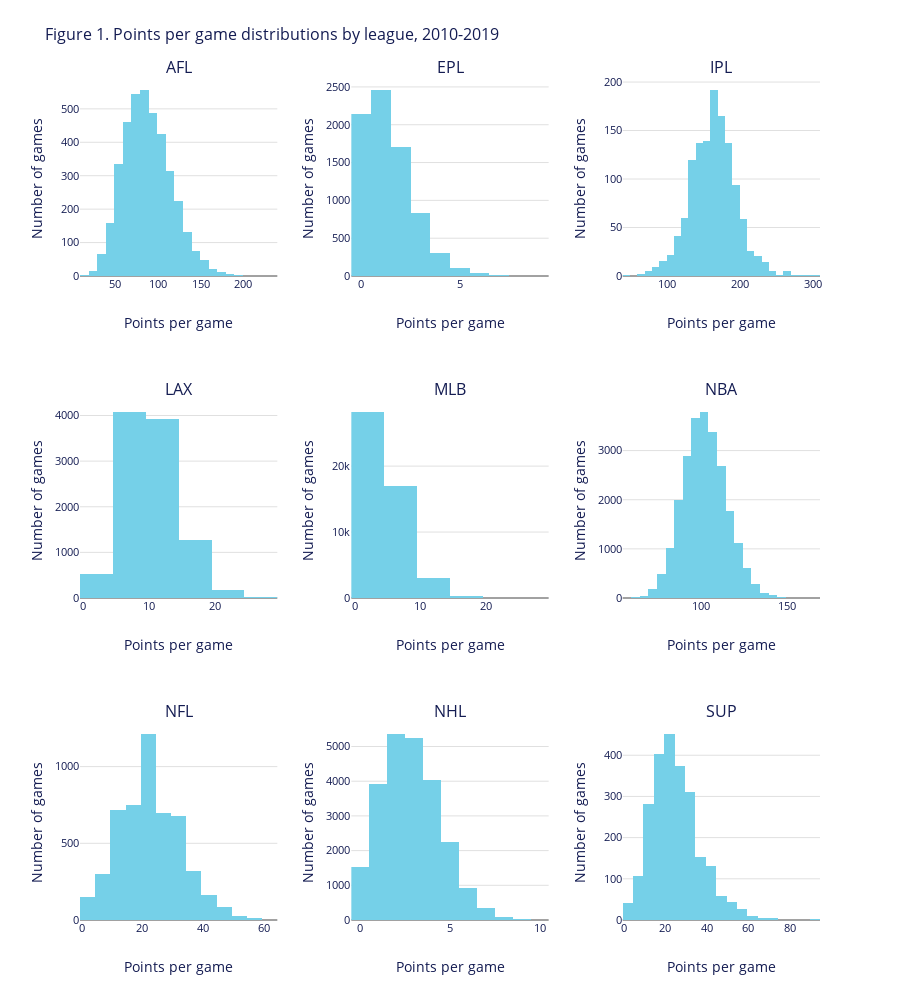

Notebook code cell kept with this figure:
### Code cell
# Get points scored data for all games, 2010-2019 seasons  
lazy_dfs = league_data.read_batch(leagues, lazy=True)
lazy_dfs = lazy_dfs[(lazy_dfs['YEAR_ID']>=st_year_) & (lazy_dfs['YEAR_ID']<=end_year_)]
lazy_dfs = adb.concat(lazy_dfs)
points_data = lazy_dfs.collect().data[['LEAGUE', 'PS']]

# Define league order to match Figure 1 layout (3x3 grid, alphabetical)
league_order = ['AFL', 'EPL', 'IPL', 'LAX', 'MLB', 'NBA', 'NFL', 'NHL', 'SUP']

# Function to calculate optimal bins for each league
def get_optimal_bins(data, x_col, league):
    league_data = data[data['LEAGUE'] == league][x_col]
    data_range = league_data.max() - league_data.min()
    
    if data_range <= 15:  # Low-scoring sports (EPL, NHL)
        optimal_bins = min(15, int(data_range) + 1)
    elif data_range <= 50:  # Medium-scoring
        optimal_bins = min(25, int(data_range * 0.5))
    else:  # High-scoring sports
        optimal_bins = min(30, int(data_range * 0.3))
    
    return max(10, optimal_bins)  # Minimum 10 bins

# Create static seaborn histogram with faceting - Figure 1
grid = sns.FacetGrid(points_data, col='LEAGUE', col_wrap=3, col_order=league_order, 
                     height=4, aspect=1.0, sharey=False)

# Apply adaptive binning to each subplot
def plot_adaptive_hist(x, **kwargs):
    league = kwargs.get('label', 'Unknown')
    # Get current axes to determine which league we're plotting
    current_ax = plt.gca()
    title = current_ax.get_title()
    if '=' in title:
        league = title.split('=')[1].strip()
    
    optimal_bins = get_optimal_bins(points_data, 'PS', league)
    plt.hist(x, bins=optimal_bins, color=chart_colors['primary_color'], alpha=0.7)

grid.map(plot_adaptive_hist, 'PS')
grid.set_axis_labels('Points per game', 'Number of games')
grid.set_titles('{col_name}')
grid.fig.suptitle('Figure 1. Points per game distributions by league, 2010-2019', 
                  fontsize=16, y=1.02)

# Apply custom styling
for ax in grid.axes.flat:
    ax.set_facecolor('white')
    for spine in ax.spines.values():
        spine.set_color(chart_colors['secondary_color'])
        spine.set_linewidth(1.2)
    ax.tick_params(colors=chart_colors['text_color'], labelsize=9)
    ax.grid(True, color='#E0E0E0', linewidth=0.8, alpha=0.7)
    ax.set_axisbelow(True)

plt.show()

# Create and display interactive Plotly version with adaptive binning
fig = create_plotly_histplot(
    data=points_data,
    x_col='PS',
    col_col='LEAGUE',
    col_order=league_order,  # Same order as seaborn
    col_wrap=3,  # 3x3 grid layout
    title='Figure 1. Points per game distributions by league, 2010-2019',
    adaptive_bins=True  # Use adaptive binning to fix EPL/NHL gaps
)

# Update axis labels to match Figure 1
fig.update_xaxes(title_text="Points per game")
fig.update_yaxes(title_text="Number of games")

# Display interactive plot in notebook
fig.show()

# Export both HTML and JSON versions
export_plot(fig, "figure1_points_distributions", "Figure 1 - Points per game distributions")

### Figure 1 — Plotly figure (JSON) as saved in the notebook; plotly's stock layout.template omitted (floating-point values rounded to 4 significant figures; data arrays with more than 128 entries replaced by an {"elided": "..."} marker saying what was removed)
{"data": [{"hovertemplate": "AFL<br>Range: %{x}<br>Count: %{y}<extra></extra>", "marker": {"color": "#75D0E8"}, "name": "AFL", "nbinsx": 30, "showlegend": false, "type": "histogram", "x": {"elided": "3892 int values"}, "xaxis": "x", "yaxis": "y"}, {"hovertemplate": "EPL<br>Range: %{x}<br>Count: %{y}<extra></extra>", "marker": {"color": "#75D0E8"}, "name": "EPL", "nbinsx": 10, "showlegend": false, "type": "histogram", "x": {"elided": "7600 int values"}, "xaxis": "x2", "yaxis": "y2"}, {"hovertemplate": "IPL<br>Range: %{x}<br>Count: %{y}<extra></extra>", "marker": {"color": "#75D0E8"}, "name": "IPL", "nbinsx": 30, "showlegend": false, "type": "histogram", "x": {"elided": "1274 int values"}, "xaxis": "x3", "yaxis": "y3"}, {"hovertemplate": "LAX<br>Range: %{x}<br>Count: %{y}<extra></extra>", "marker": {"color": "#75D0E8"}, "name": "LAX", "nbinsx": 13, "showlegend": false, "type": "histogram", "x": {"elided": "10006 int values"}, "xaxis": "x4", "yaxis": "y4"}, {"hovertemplate": "MLB<br>Range: %{x}<br>Count: %{y}<extra></extra>", "marker": {"color": "#75D0E8"}, "name": "MLB", "nbinsx": 12, "showlegend": false, "type": "histogram", "x": {"elided": "48594 int values"}, "xaxis": "x5", "yaxis": "y5"}, {"hovertemplate": "NBA<br>Range: %{x}<br>Count: %{y}<extra></extra>", "marker": {"color": "#75D0E8"}, "name": "NBA", "nbinsx": 30, "showlegend": false, "type": "histogram", "x": {"elided": "24118 int values"}, "xaxis": "x6", "yaxis": "y6"}, {"hovertemplate": "NFL<br>Range: %{x}<br>Count: %{y}<extra></extra>", "marker": {"color": "#75D0E8"}, "name": "NFL", "nbinsx": 18, "showlegend": false, "type": "histogram", "x": {"elided": "5120 int values"}, "xaxis": "x7", "yaxis": "y7"}, {"hovertemplate": "NHL<br>Range: %{x}<br>Count: %{y}<extra></extra>", "marker": {"color": "#75D0E8"}, "name": "NHL", "nbinsx": 11, "showlegend": false, "type": "histogram", "x": {"elided": "23744 int values"}, "xaxis": "x8", "yaxis": "y8"}, {"hovertemplate": "SUP<br>Range: %{x}<br>Count: %{y}<extra></extra>", "marker": {"color": "#75D0E8"}, "name": "SUP", "nbinsx": 28, "showlegend": false, "type": "histogram", "x": {"elided": "2402 int values"}, "xaxis": "x9", "yaxis": "y9"}], "layout": {"annotations": [{"font": {"size": 16}, "showarrow": false, "text": "AFL", "x": 0.1333, "xanchor": "center", "xref": "paper", "y": 1.0, "yanchor": "bottom", "yref": "paper"}, {"font": {"size": 16}, "showarrow": false, "text": "EPL", "x": 0.5, "xanchor": "center", "xref": "paper", "y": 1.0, "yanchor": "bottom", "yref": "paper"}, {"font": {"size": 16}, "showarrow": false, "text": "IPL", "x": 0.8667, "xanchor": "center", "xref": "paper", "y": 1.0, "yanchor": "bottom", "yref": "paper"}, {"font": {"size": 16}, "showarrow": false, "text": "LAX", "x": 0.1333, "xanchor": "center", "xref": "paper", "y": 0.6167, "yanchor": "bottom", "yref": "paper"}, {"font": {"size": 16}, "showarrow": false, "text": "MLB", "x": 0.5, "xanchor": "center", "xref": "paper", "y": 0.6167, "yanchor": "bottom", "yref": "paper"}, {"font": {"size": 16}, "showarrow": false, "text": "NBA", "x": 0.8667, "xanchor": "center", "xref": "paper", "y": 0.6167, "yanchor": "bottom", "yref": "paper"}, {"font": {"size": 16}, "showarrow": false, "text": "NFL", "x": 0.1333, "xanchor": "center", "xref": "paper", "y": 0.2333, "yanchor": "bottom", "yref": "paper"}, {"font": {"size": 16}, "showarrow": false, "text": "NHL", "x": 0.5, "xanchor": "center", "xref": "paper", "y": 0.2333, "yanchor": "bottom", "yref": "paper"}, {"font": {"size": 16}, "showarrow": false, "text": "SUP", "x": 0.8667, "xanchor": "center", "xref": "paper", "y": 0.2333, "yanchor": "bottom", "yref": "paper"}], "height": 1000, "margin": {"b": 80, "l": 80, "r": 80, "t": 80}, "showlegend": false, "title": {"text": "Figure 1. Points per game distributions by league, 2010-2019"}, "xaxis": {"anchor": "y", "domain": [0, 0.2667], "title": {"text": "Points per game"}}, "xaxis2": {"anchor": "y2", "domain": [0.3667, 0.6333], "title": {"text": "Points per game"}}, "xaxis3": {"anchor": "y3", "domain": [0.7333, 1], "title": {"text": "Points per game"}}, "xaxis4": {"anchor": "y4", "domain": [0, 0.2667], "title": {"text": "Points per game"}}, "xaxis5": {"anchor": "y5", "domain": [0.3667, 0.6333], "title": {"text": "Points per game"}}, "xaxis6": {"anchor": "y6", "domain": [0.7333, 1], "title": {"text": "Points per game"}}, "xaxis7": {"anchor": "y7", "domain": [0, 0.2667], "title": {"text": "Points per game"}}, "xaxis8": {"anchor": "y8", "domain": [0.3667, 0.6333], "title": {"text": "Points per game"}}, "xaxis9": {"anchor": "y9", "domain": [0.7333, 1], "title": {"text": "Points per game"}}, "yaxis": {"anchor": "x", "domain": [0.7667, 1.0], "title": {"text": "Number of games"}}, "yaxis2": {"anchor": "x2", "domain": [0.7667, 1.0], "title": {"text": "Number of games"}}, "yaxis3": {"anchor": "x3", "domain": [0.7667, 1.0], "title": {"text": "Number of games"}}, "yaxis4": {"anchor": "x4", "domain": [0.3833, 0.6167], "title": {"text": "Number of games"}}, "yaxis5": {"anchor": "x5", "domain": [0.3833, 0.6167], "title": {"text": "Number of games"}}, "yaxis6": {"anchor": "x6", "domain": [0.3833, 0.6167], "title": {"text": "Number of games"}}, "yaxis7": {"anchor": "x7", "domain": [0, 0.2333], "title": {"text": "Number of games"}}, "yaxis8": {"anchor": "x8", "domain": [0, 0.2333], "title": {"text": "Number of games"}}, "yaxis9": {"anchor": "x9", "domain": [0, 0.2333], "title": {"text": "Number of games"}}}}
